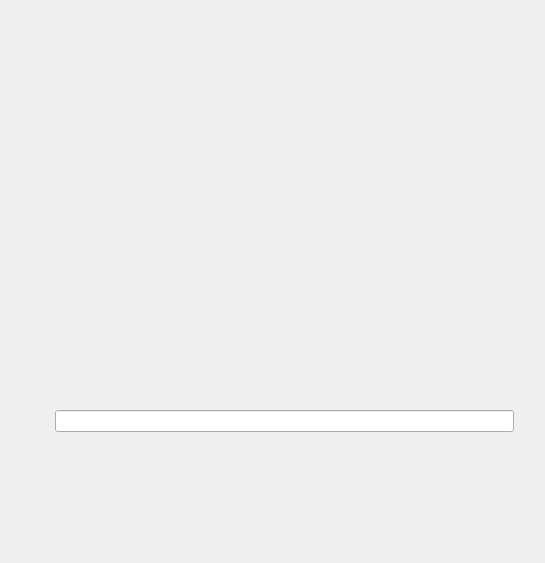
<?xml version="1.0" encoding="UTF-8"?>
<ui version="4.0">
 <class>Form</class>
 <widget class="QWidget" name="Form">
  <property name="geometry">
   <rect>
    <x>0</x>
    <y>0</y>
    <width>545</width>
    <height>563</height>
   </rect>
  </property>
  <property name="windowTitle">
   <string>Form</string>
  </property>
  <layout class="QGridLayout" name="gridLayout_2">
   <property name="horizontalSpacing">
    <number>0</number>
   </property>
   <property name="verticalSpacing">
    <number>3</number>
   </property>
   <property name="margin">
    <number>4</number>
   </property>
   <item row="0" column="0">
    <widget class="QWidget" name="wdgt_header" native="true">
     <property name="sizePolicy">
      <sizepolicy hsizetype="Preferred" vsizetype="Fixed">
       <horstretch>0</horstretch>
       <verstretch>0</verstretch>
      </sizepolicy>
     </property>
     <property name="minimumSize">
      <size>
       <width>0</width>
       <height>32</height>
      </size>
     </property>
     <property name="maximumSize">
      <size>
       <width>16777215</width>
       <height>32</height>
      </size>
     </property>
     <layout class="QHBoxLayout" name="lyt_header">
      <property name="spacing">
       <number>0</number>
      </property>
      <property name="margin">
       <number>0</number>
      </property>
     </layout>
    </widget>
   </item>
   <item row="1" column="0">
    <widget class="QWidget" name="wdgt_content" native="true">
     <layout class="QVBoxLayout" name="lyt_content">
      <item>
       <widget class="QWidget" name="wdgt_stacked_widget_container" native="true">
        <property name="sizePolicy">
         <sizepolicy hsizetype="Preferred" vsizetype="Expanding">
          <horstretch>0</horstretch>
          <verstretch>0</verstretch>
         </sizepolicy>
        </property>
        <layout class="QGridLayout" name="lyt_stacked_widget_container">
         <item row="0" column="0">
          <widget class="QWidget" name="wdgt_metadata_buttons" native="true">
           <layout class="QVBoxLayout" name="lyt_metadata_buttons"/>
          </widget>
         </item>
         <item row="1" column="0">
          <widget class="QWidget" name="wdgt_export" native="true">
           <layout class="QVBoxLayout" name="lyt_button_export"/>
          </widget>
         </item>
         <item row="1" column="1">
          <widget class="QWidget" name="wdgt_log" native="true">
           <layout class="QVBoxLayout" name="verticalLayout_3">
            <item>
             <widget class="QLineEdit" name="le_status"/>
            </item>
           </layout>
          </widget>
         </item>
        </layout>
       </widget>
      </item>
     </layout>
    </widget>
   </item>
  </layout>
 </widget>
 <resources/>
 <connections/>
</ui>
